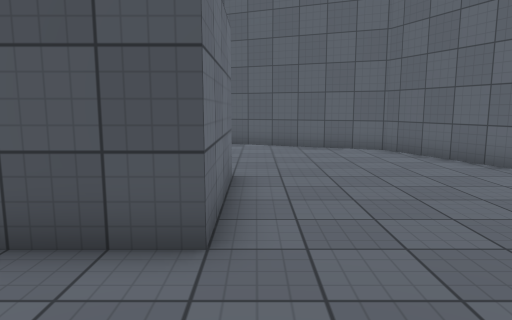
[1] (above)

12 first-person views from a walk through a scene from a Unity 3-D project. The camera is 1.4 m above the floor, tilts 8° down and sees 70° across. The floor is counted in squares, 1 m on a side. Each view is taken from the middle of a square. On the plan, view 1 faces up. The plan holds only what a view shows up to about 16 squares ahead; the rest is blank. The player character is not drawn. Surface patterns are stand-ins for the level's own textures.

[2]
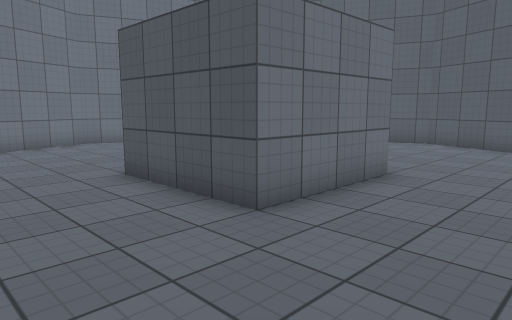

[3]
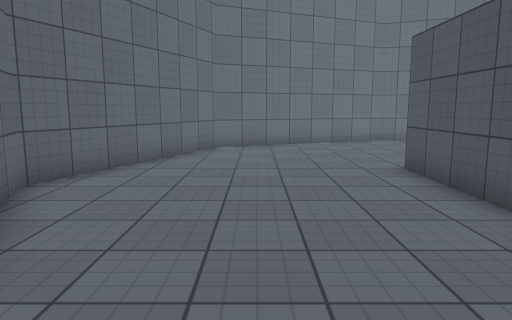

[4]
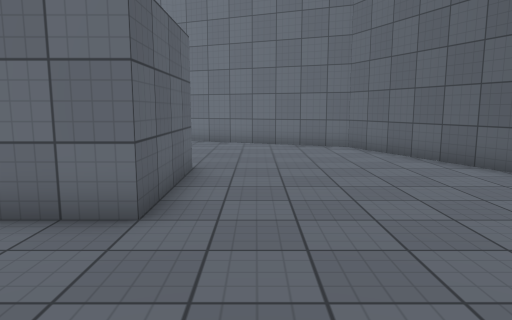

[5]
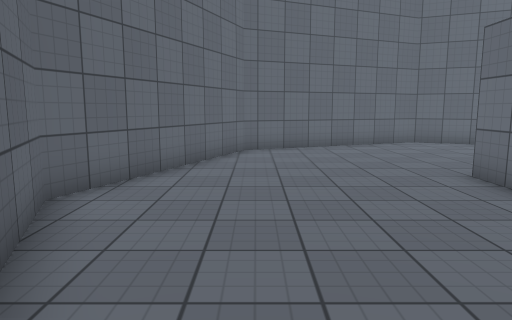

[6]
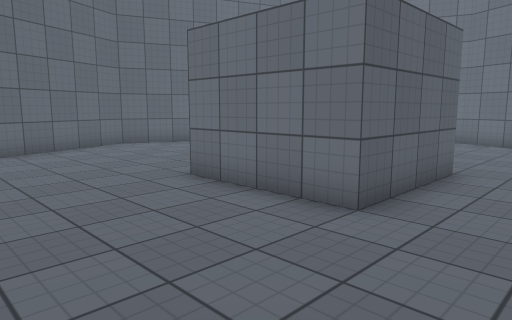

[7]
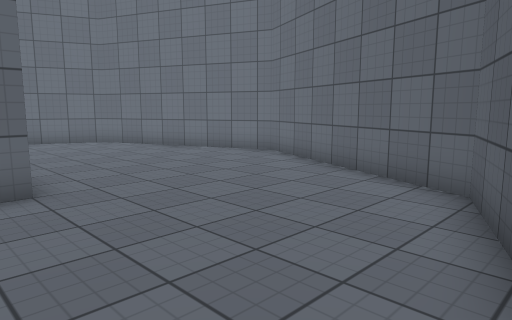

[8]
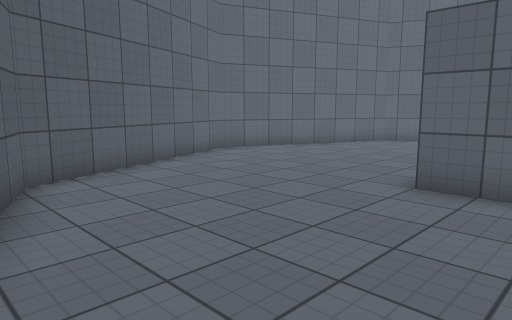

[9]
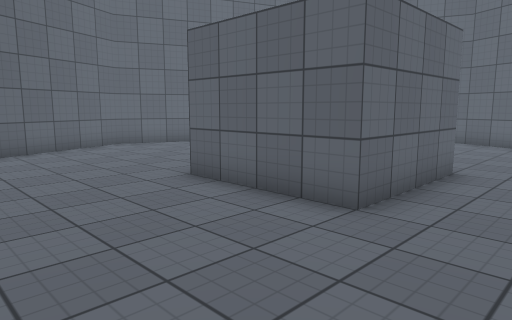

[10]
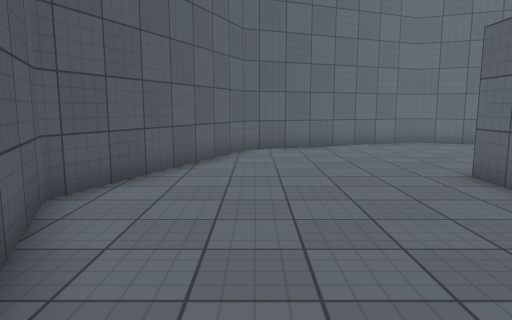

[11]
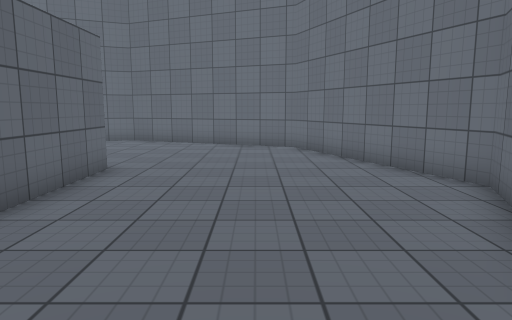

[12]
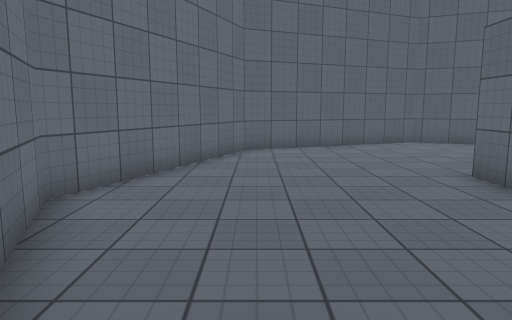

### Floor plan
Points are (right, up) in squares from view 1. A wall is a line through its corners. A room is listed if a view was taken in it or the views show most of it. See-through windows are left out.
Room 1 (views 1, 2, 3, 4, 5, 6, 7, 8, 9, 10, 11, 12)
walls: (-4.5, 7.5) (-0.5, 7.5) (-0.5, 3.5) (-4.5, 3.5) (-4.5, 7.5); (-2.5, 15.3) (-9.4, 12.4) (-12.3, 5.5) (-9.4, -1.4) (-2.5, -4.2) (4.4, -1.4) (7.2, 5.5) (4.4, 12.4) (-2.5, 15.3)

Where each view was taken, in squares from view 1:
view 1: 0 up, 0 right, facing up
view 2: 0 up, 3 right, facing up-left
view 3: 0 up, 4 right, facing left
view 4: 9 up, 4 right, facing left
view 5: 11 up, 4 right, facing down
view 6: 10 up, 4 right, facing down-left
view 7: 14 up, 3 left, facing down-left
view 8: 14 up, 3 left, facing down-right
view 9: 12 up, 7 left, facing down-right
view 10: 12 up, 8 left, facing right
view 11: 12 up, 8 left, facing down
view 12: 0 up, 9 left, facing up
